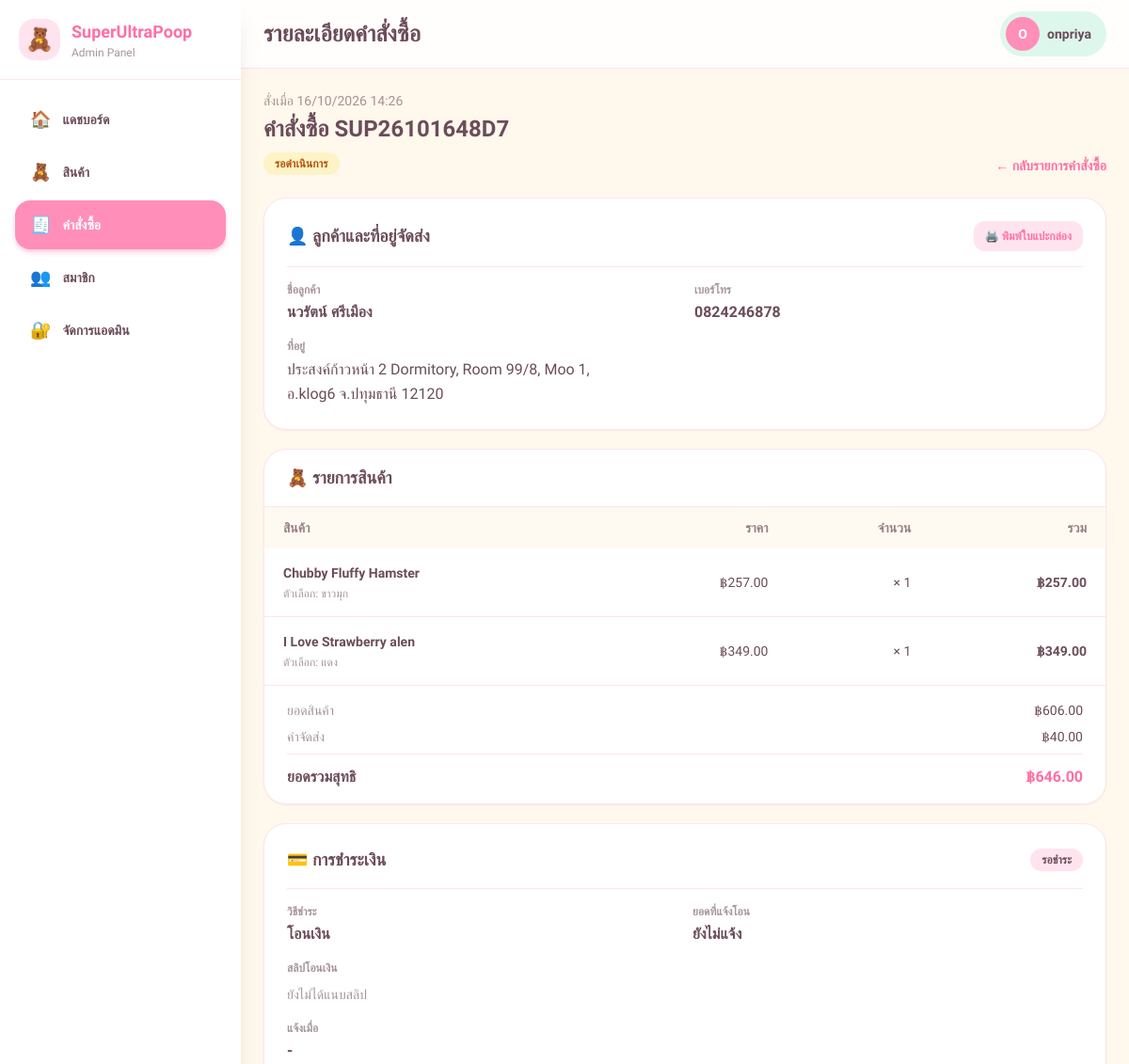
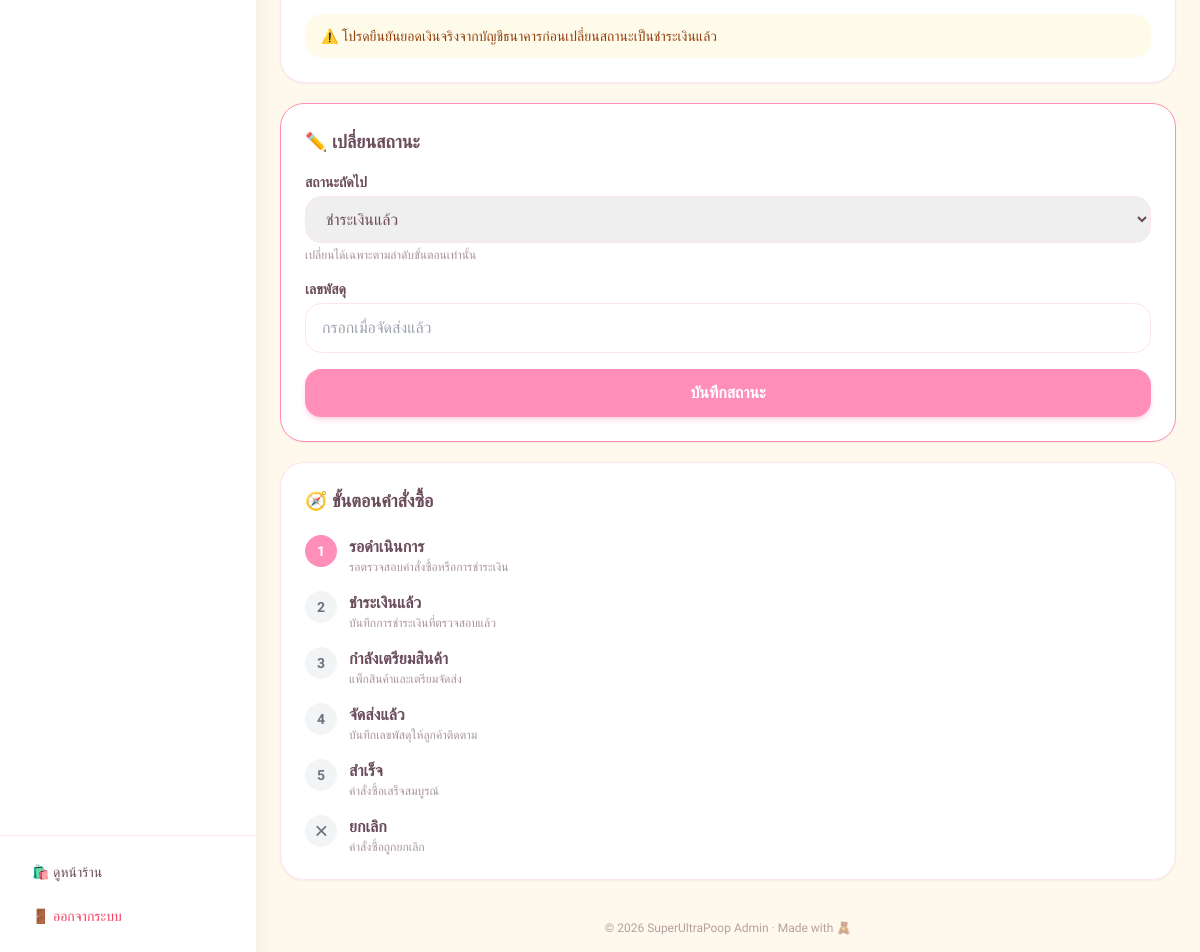
The page /admin/order-detail.php?id=6 (signed in) on the database its author committed (2 pictures, top to bottom).
### tables this page shows
CREATE TABLE `orders` (
  `id` int(11) NOT NULL,
  `order_no` varchar(20) NOT NULL,
  `user_id` int(11) DEFAULT NULL,
  `customer_name` varchar(120) NOT NULL,
  `phone` varchar(20) NOT NULL,
  `address` text NOT NULL,
  `province` varchar(80) NOT NULL,
  `district` varchar(80) NOT NULL,
  `subdistrict` varchar(80) NOT NULL DEFAULT '',
  `postcode` varchar(10) NOT NULL,
  `subtotal` decimal(10,2) NOT NULL,
  `shipping` decimal(10,2) NOT NULL DEFAULT 0.00,
  `total` decimal(10,2) NOT NULL,
  `payment_method` enum('transfer','cod') NOT NULL,
  `status` enum('Pending','Paid','Processing','Shipped','Completed','Cancelled') NOT NULL DEFAULT 'Pending',
  `tracking_no` varchar(60) DEFAULT NULL,
  `stock_restored` tinyint(1) NOT NULL DEFAULT 0,
  `created_at` timestamp NOT NULL DEFAULT current_timestamp()
);

CREATE TABLE `order_items` (
  `id` int(11) NOT NULL,
  `order_id` int(11) NOT NULL,
  `product_id` int(11) DEFAULT NULL,
  `product_name` varchar(160) NOT NULL,
  `variant` varchar(60) DEFAULT NULL,
  `price` decimal(10,2) NOT NULL,
  `qty` int(11) NOT NULL
);

CREATE TABLE `payments` (
  `id` int(11) NOT NULL,
  `order_id` int(11) NOT NULL,
  `method` enum('transfer','cod') NOT NULL,
  `amount` decimal(10,2) NOT NULL,
  `transfer_amount` decimal(10,2) DEFAULT NULL,
  `transfer_reference` varchar(100) DEFAULT NULL,
  `transfer_slip` varchar(255) DEFAULT NULL,
  `transfer_submitted_at` datetime DEFAULT NULL,
  `paid_at` datetime DEFAULT NULL,
  `status` enum('pending','paid','failed') NOT NULL DEFAULT 'pending',
  `is_demo` tinyint(1) NOT NULL DEFAULT 1,
  `created_at` timestamp NOT NULL DEFAULT current_timestamp()
);

### admin/order-detail.php (the view, shortened to what the rows shown need)
<?php
require_once __DIR__ . '/../includes/functions.php';
$orderId = filter_input(INPUT_GET, 'id', FILTER_VALIDATE_INT);
$orderStatement = $pdo->prepare('SELECT * FROM orders WHERE id = ?');
$orderStatement->execute([$orderId]);
$order = $orderStatement->fetch();
$nextStatuses = next_order_statuses($order['status']);
$paymentStatement = $pdo->prepare('SELECT * FROM payments WHERE order_id = ?');
$paymentStatement->execute([$orderId]);
$payment = $paymentStatement->fetch();
$itemsStatement = $pdo->prepare('SELECT * FROM order_items WHERE order_id = ?');
$itemsStatement->execute([$orderId]);
$items = $itemsStatement->fetchAll();
$paymentStatuses = ['pending' => 'รอชำระ', 'paid' => 'ชำระแล้ว', 'failed' => 'ไม่สำเร็จ'];
$pageTitle = 'รายละเอียดคำสั่งซื้อ';
require __DIR__ . '/header.php';
?>
<section class="mb-6 flex flex-wrap items-end justify-between gap-3">
  <div>
    <p class="text-sm text-kawaii-ink/60">สั่งเมื่อ <?= h(date('d/m/Y H:i', strtotime($order['created_at']))) ?></p>
    <h2 class="mt-1 text-2xl font-bold">คำสั่งซื้อ <span class="font-num tabular-nums"><?= h($order['order_no']) ?></span></h2>
    <div class="mt-2"><?= status_badge($order['status']) ?></div>
  </div>
</section>
<div class="grid gap-5 xl:grid-cols-[minmax(0,1.4fr)_minmax(300px,0.8fr)]">
  <div class="space-y-5">
    <section id="ship-label" class="rounded-3xl border border-kawaii-pink-light bg-white p-5 shadow-sm sm:p-6">
      <dl class="grid gap-x-5 gap-y-4 border-t border-kawaii-pink-light pt-4 sm:grid-cols-2">
        <div><dt class="text-xs font-semibold text-kawaii-ink/60">ชื่อลูกค้า</dt><dd class="mt-1 font-semibold"><?= h($order['customer_name']) ?></dd></div>
        <div><dt class="text-xs font-semibold text-kawaii-ink/60">เบอร์โทร</dt><dd class="mt-1 font-num font-semibold tabular-nums"><a class="hover:text-kawaii-pink-deep" href="tel:<?= h($order['phone']) ?>"><?= h($order['phone']) ?></a></dd></div>
        <div class="sm:col-span-2"><dt class="text-xs font-semibold text-kawaii-ink/60">ที่อยู่</dt><dd class="mt-1 leading-relaxed"><?= nl2br(h($order['address'])) ?><br>
          <?php
          $bkk = ($order['province'] === 'กรุงเทพมหานคร');
          $pre = fn($text, $prefix) => ($text === '' || preg_match('/^(อำเภอ|อ\.|ตำบล|ต\.|เขต|แขวง|จังหวัด|จ\.)/u', $text)) ? $text : $prefix . $text;
          $addrParts = array_filter([
              $pre($order['subdistrict'] ?? '', $bkk ? 'แขวง' : 'ต.'),
              $pre($order['district'], $bkk ? 'เขต' : 'อ.'),
              $bkk ? $order['province'] : $pre($order['province'], 'จ.'),
              $order['postcode'],
          ], fn($x) => $x !== '');
          echo h(implode(' ', $addrParts));
          ?></dd></div>
      </dl>
    </section>
    <section class="overflow-hidden rounded-3xl border border-kawaii-pink-light bg-white shadow-sm">
      <div class="overflow-x-auto">
        <table class="w-full min-w-[520px] text-left text-sm">
          <thead class="bg-kawaii-cream/70 text-kawaii-ink/70">
            <tr><th class="px-5 py-3 font-semibold">สินค้า</th><th class="px-5 py-3 text-right font-semibold">ราคา</th><th class="px-5 py-3 text-right font-semibold">จำนวน</th><th class="px-5 py-3 text-right font-semibold">รวม</th></tr>
          </thead>
          <tbody class="divide-y divide-kawaii-pink-light">
            <?php foreach ($items as $item): ?>
              <tr>
                <td class="px-5 py-4"><span class="font-semibold"><?= h($item['product_name']) ?></span><?php if ($item['variant']): ?><span class="mt-1 block text-xs text-kawaii-ink/60">ตัวเลือก: <?= h($item['variant']) ?></span><?php endif; ?></td>
                <td class="whitespace-nowrap px-5 py-4 text-right"><?= h(money($item['price'])) ?></td>
                <td class="whitespace-nowrap px-5 py-4 text-right">× <?= (int)$item['qty'] ?></td>
                <td class="whitespace-nowrap px-5 py-4 text-right font-semibold"><?= h(money($item['price'] * $item['qty'])) ?></td>
              </tr>
            <?php endforeach; ?>
          </tbody>
        </table>
      </div>
      <div class="space-y-2 border-t border-kawaii-pink-light px-5 py-4 sm:px-6">
        <div class="flex justify-between text-sm"><span class="text-kawaii-ink/60">ยอดสินค้า</span><span><?= h(money($order['subtotal'])) ?></span></div>
        <div class="flex justify-between text-sm"><span class="text-kawaii-ink/60">ค่าจัดส่ง</span><span><?= h(money($order['shipping'])) ?></span></div>
        <div class="flex justify-between border-t border-kawaii-pink-light pt-3 font-bold"><span>ยอดรวมสุทธิ</span><span class="text-kawaii-pink-deep"><?= h(money($order['total'])) ?></span></div>
      </div>
    </section>
    <section class="rounded-3xl border border-kawaii-pink-light bg-white p-5 shadow-sm sm:p-6">
      <div class="mb-4 flex flex-wrap items-center justify-between gap-2">
        <h3 class="text-lg font-bold">💳 การชำระเงิน</h3>
        <?php if ($payment): ?>
          <span class="rounded-full bg-kawaii-pink-light px-3 py-1 text-xs font-semibold"><?= h($paymentStatuses[$payment['status']] ?? $payment['status']) ?></span>
        <?php endif; ?>
      </div>
    </section>
  </div>
  <div class="space-y-5">
    <?php if ($nextStatuses): ?>
      <form id="status-form" method="post" class="scroll-mt-24 rounded-3xl border border-kawaii-pink bg-white p-5 shadow-sm sm:p-6">
        <h3 class="mb-4 text-lg font-bold">✏️ เปลี่ยนสถานะ</h3>
        <div class="mb-4">
          <label for="status" class="mb-1 block text-sm font-semibold">สถานะถัดไป</label>
          <select id="status" name="status" required class="w-full rounded-2xl border border-kawaii-pink-light px-4 py-3 outline-none focus:border-kawaii-pink">
            <?php foreach ($nextStatuses as $nextStatus): ?>
              <option value="<?= h($nextStatus) ?>"><?= h($statuses[$nextStatus]['label']) ?></option>
            <?php endforeach; ?>
          </select>
          <p class="mt-1 text-xs text-kawaii-ink/60">เปลี่ยนได้เฉพาะตามลำดับขั้นตอนเท่านั้น</p>
        </div>
        <div class="mb-4">
          <label for="tracking_no" class="mb-1 block text-sm font-semibold">เลขพัสดุ</label>
          <input id="tracking_no" name="tracking_no" value="<?= h($order['tracking_no']) ?>" placeholder="กรอกเมื่อจัดส่งแล้ว" class="font-num w-full rounded-2xl border border-kawaii-pink-light px-4 py-3 outline-none focus:border-kawaii-pink">
        </div>
        <button class="w-full rounded-2xl bg-kawaii-pink px-5 py-3 font-bold text-white shadow-md shadow-kawaii-pink/30 transition hover:bg-kawaii-pink-deep">บันทึกสถานะ</button>
      </form>
    <?php else: ?>
      <section class="rounded-3xl border border-kawaii-pink-light bg-white p-5 shadow-sm">
        <p class="rounded-2xl bg-kawaii-blue/60 px-4 py-3 text-sm">🔒 คำสั่งซื้อนี้อยู่ในสถานะสิ้นสุดแล้ว ไม่สามารถเปลี่ยนสถานะต่อได้</p>
      </section>
    <?php endif; ?>
  </div>
</div>
<?php require __DIR__ . '/footer.php'; ?>

### admin/header.php (shortened to what the rows shown need)
<?php
require_once __DIR__ . '/../includes/functions.php';
$pageTitle = $pageTitle ?? 'Dashboard';
$stAdmin = $pdo->prepare("SELECT username FROM admins WHERE id = ?");
$stAdmin->execute([$_SESSION['admin_id']]);
$adminName = $stAdmin->fetchColumn() ?: 'admin';
if (!function_exists('status_badge')) {
    function status_badge($status) {
        $map = [
            'Pending'    => 'bg-amber-100 text-amber-700',
            'Paid'       => 'bg-emerald-100 text-emerald-700',
            'Processing' => 'bg-sky-100 text-sky-700',
            'Shipped'    => 'bg-violet-100 text-violet-700',
            'Completed'  => 'bg-green-100 text-green-700',
            'Cancelled'  => 'bg-rose-100 text-rose-700',
        ];
        $c = $map[$status] ?? 'bg-gray-100 text-gray-600';
        return '<span title="' . h(order_status_description($status)) . '" class="inline-flex items-center rounded-full px-3 py-1 text-xs font-semibold ' . $c . '">' . h(order_status_label($status)) . '</span>';
    }
}
?>
<!DOCTYPE html>
<html lang="th">
<head>
  <script src="https://cdn.tailwindcss.com"></script>
</head>
<body class="min-h-screen bg-kawaii-cream font-sans text-kawaii-ink">
  <div class="flex min-h-screen flex-col lg:pl-64">
    <header class="sticky top-0 z-20 flex items-center justify-between gap-3 border-b border-kawaii-pink-light bg-white/85 px-4 py-3 backdrop-blur sm:px-6">
      <div class="flex items-center gap-3">
        <h1 class="text-xl font-bold sm:text-2xl"><?= h($pageTitle) ?></h1>
      </div>
      <div class="flex items-center gap-2 rounded-full bg-kawaii-mint/60 py-1.5 pl-1.5 pr-4">
        <span class="flex h-9 w-9 items-center justify-center rounded-full bg-kawaii-pink text-sm font-bold uppercase text-white">
            <?= h(mb_substr($adminName, 0, 1)) ?>
        </span>
        <span class="hidden text-sm font-semibold sm:inline"><?= h($adminName) ?></span>
      </div>
    </header>
    <main class="flex-1 p-4 sm:p-6">

### rows shown on the page
orders: created_at "16/10/2026 14:26", order_no "SUP26101648D7", status "รอดำเนินการ", customer_name "นวรัตน์ ศรีเมือง", phone "0824246878", address "ประสงค์ก้าวหน้า 2 Dormitory, Room 99/8, Moo 1,", subtotal "฿606.00", shipping "฿40.00", total "฿646.00", status "ชำระเงินแล้ว"
order_items: product_name "Chubby Fluffy Hamster", variant "ขาวมุก", price "฿257.00", qty "1", money($item['price'] * $item['qty']) "฿257.00"
order_items: product_name "I Love Strawberry alen", variant "แดง", price "฿349.00", qty "1", money($item['price'] * $item['qty']) "฿349.00"
payments: status "รอชำระ"

### other values the page prints
$icon "🏠"
$label "แดชบอร์ด"
$icon "🧸"
$label "สินค้า"
$icon "🧾"
$label "คำสั่งซื้อ"
$icon "👥"
$label "สมาชิก"
$icon "🔐"
$label "จัดการแอดมิน"
$pageTitle "รายละเอียดคำสั่งซื้อ"
mb_substr($adminName, 0, 1) "O"
$adminName "onpriya"
implode(' ', $addrParts) "อ.klog6 จ.ปทุมธานี 12120"
$statuses[$stepCode]['label'] "รอดำเนินการ"
